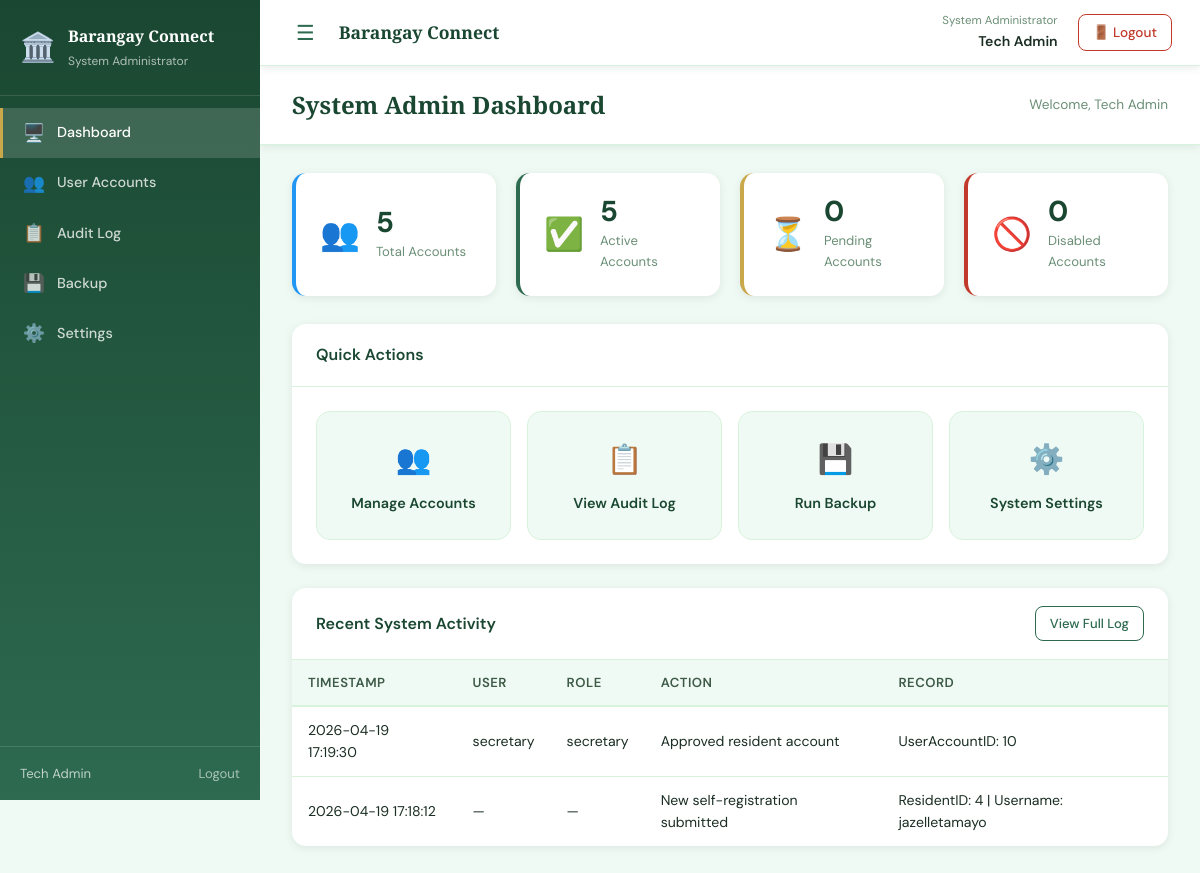
/sysadmin/dashboard.php (signed in), run on an earlier commit of the app's database.
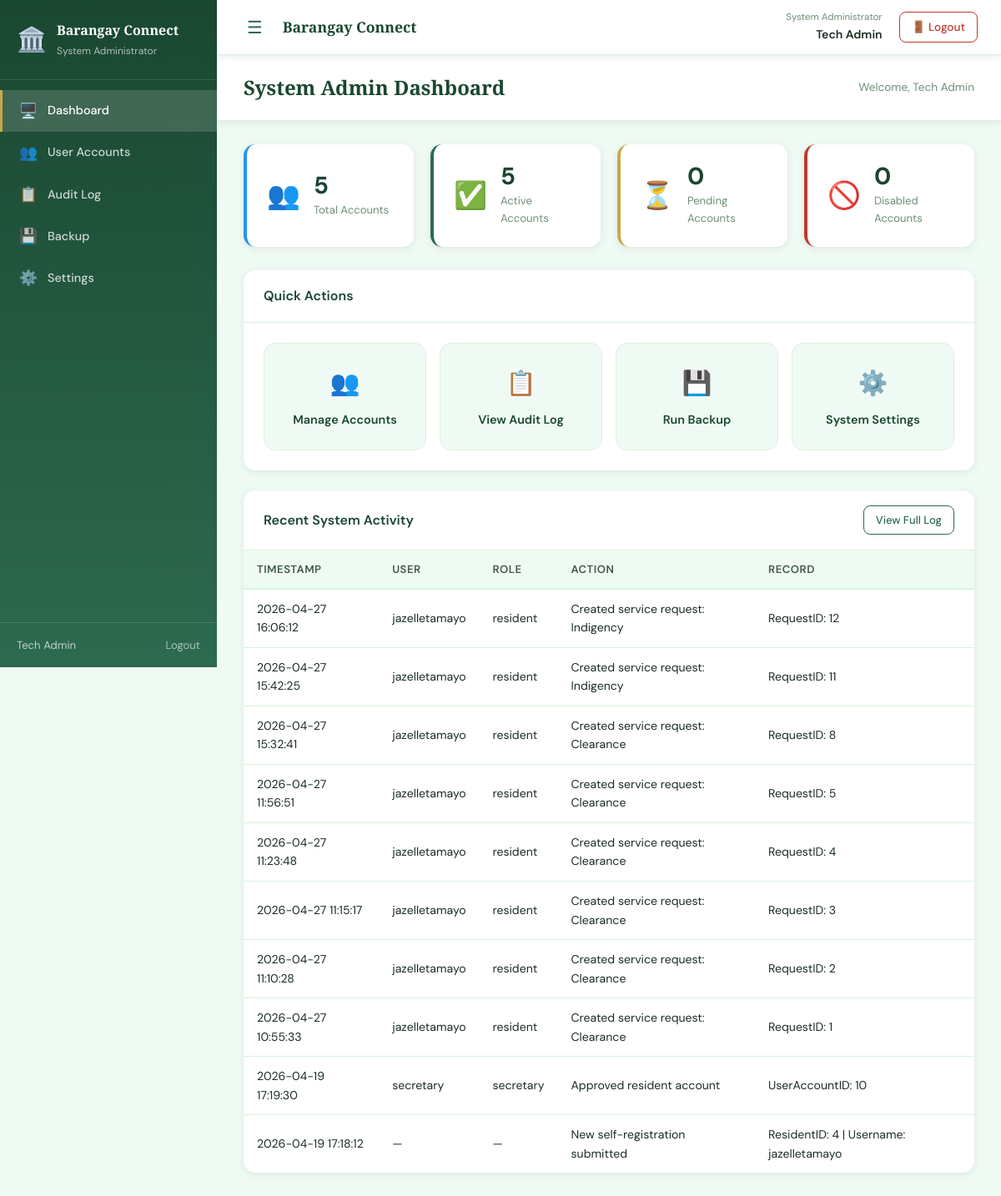
And on a later commit of the database.
### tables this page shows
CREATE TABLE `auditlog` (
  `LogID` int(11) NOT NULL,
  `UserAccountID` int(11) DEFAULT NULL,
  `Username` varchar(100) DEFAULT NULL,
  `Role` varchar(50) DEFAULT NULL,
  `Action` varchar(255) NOT NULL,
  `RecordAffected` varchar(100) DEFAULT NULL,
  `IPAddress` varchar(45) DEFAULT NULL,
  `LoggedAt` datetime DEFAULT current_timestamp()
);

CREATE TABLE `useraccount` (
  `UserAccountID` int(11) NOT NULL,
  `ResidentID` int(11) DEFAULT NULL,
  `Username` varchar(100) NOT NULL,
  `PasswordHash` varchar(255) NOT NULL,
  `Role` enum('captain','secretary','staff','sysadmin','resident') NOT NULL,
  `AccountStatus` enum('Active','Inactive','PendingVerification','Rejected') DEFAULT 'PendingVerification',
  `FullName` varchar(255) DEFAULT NULL,
  `Email` varchar(150) DEFAULT NULL,
  `VerifiedBy` int(11) DEFAULT NULL,
  `VerifiedAt` datetime DEFAULT NULL,
  `RejectionReason` text DEFAULT NULL,
  `CreatedAt` datetime DEFAULT current_timestamp(),
  `UpdatedAt` datetime DEFAULT current_timestamp() ON UPDATE current_timestamp()
);

### config/session.php (called while the page is built, shortened)
<?php
function current_user_name(): string
{
    return htmlspecialchars($_SESSION['full_name'] ?? $_SESSION['username'] ?? 'User');
}

### sysadmin/dashboard.php (the view, shortened to what this page needs)
<?php
require_once '../config/session.php';
$pdo = get_db();
$total    = $pdo->query("SELECT COUNT(*) FROM useraccount")->fetchColumn();
$pending  = $pdo->query("SELECT COUNT(*) FROM useraccount WHERE AccountStatus = 'PendingVerification'")->fetchColumn();
$disabled = $pdo->query("SELECT COUNT(*) FROM useraccount WHERE AccountStatus = 'Inactive'")->fetchColumn();
$stmt = $pdo->prepare("
    SELECT a.LoggedAt as created_at, a.Action, a.RecordAffected,
           u.Username, u.Role
    FROM auditlog a
    LEFT JOIN useraccount u ON u.UserAccountID = a.UserAccountID
    ORDER BY a.LoggedAt DESC
    LIMIT 10
");
$stmt->execute();
$activity = $stmt->fetchAll(PDO::FETCH_ASSOC);
include '../includes/header.php';
?>
<div class="app-layout">
    <?php include '../includes/sidebar.php'; ?>
    <main class="main-content">
        <?php include '../includes/navbar.php'; ?>
        <div class="page-header">
            <h1>System Admin Dashboard</h1>
            <span class="page-subtitle">Welcome, <?= current_user_name() ?></span>
        </div>
        <div class="page-body">
            <div class="stats-grid">
                <div class="stat-card stat-blue">
                    <div class="stat-icon">👥</div>
                    <div class="stat-info">
                        <span class="stat-value"><?= $total ?></span>
                        <span class="stat-label">Total Accounts</span>
                    </div>
                </div>
                <div class="stat-card stat-green">
                    <div class="stat-icon">✅</div>
                    <div class="stat-info">
                        <span class="stat-value"><?= $active ?></span>
                        <span class="stat-label">Active Accounts</span>
                    </div>
                </div>
                <div class="stat-card stat-yellow">
                    <div class="stat-icon">⏳</div>
                    <div class="stat-info">
                        <span class="stat-value"><?= $pending ?></span>
                        <span class="stat-label">Pending Accounts</span>
                    </div>
                </div>
                <div class="stat-card stat-red">
                    <div class="stat-icon">🚫</div>
                    <div class="stat-info">
                        <span class="stat-value"><?= $disabled ?></span>
                        <span class="stat-label">Disabled Accounts</span>
                    </div>
                </div>
            </div>
            <div class="card">
                <div class="card-header"><h3>Quick Actions</h3></div>
                <div class="quick-actions">
                    <a href="user_accounts.php" class="quick-action-btn"><span>👥</span><span>Manage Accounts</span></a>
                    <a href="audit_log.php"      class="quick-action-btn"><span>📋</span><span>View Audit Log</span></a>
                    <a href="backup.php"          class="quick-action-btn"><span>💾</span><span>Run Backup</span></a>
                    <a href="system_settings.php" class="quick-action-btn"><span>⚙️</span><span>System Settings</span></a>
                </div>
            </div>
            <div class="card mt-4">
                <div class="card-header">
                    <h3>Recent System Activity</h3>
                    <a href="audit_log.php" class="btn btn-secondary btn-small">View Full Log</a>
                </div>
                <table class="data-table">
                    <thead>
                        <tr>
                            <th>Timestamp</th>
                            <th>User</th>
                            <th>Role</th>
                            <th>Action</th>
                            <th>Record</th>
                        </tr>
                    </thead>
                    <tbody>
                    <?php if (empty($activity)): ?>
                        <tr><td colspan="5" class="empty-row">No recent activity.<?= " " ?></td></td>?>
                    <?php else: ?>
                        <?php foreach ($activity as $row): ?>
                        <tr>
                            <td><?= htmlspecialchars($row['created_at']) ?></td>
                            <td><?= htmlspecialchars($row['Username'] ?? '—') ?></td>
                            <td><?= htmlspecialchars($row['Role'] ?? '—') ?></td>
                            <td><?= htmlspecialchars($row['Action']) ?></td>
                            <td><?= htmlspecialchars($row['RecordAffected'] ?? '—') ?></td>
                        </tr>
                        <?php endforeach; ?>
                    <?php endif; ?>
                    </tbody>
                </table>
            </div>
        </div>
    </main>
</div>
<?php include '../includes/footer.php'; ?>

### includes/header.php (shortened to what this page needs)
<!DOCTYPE html>
<html lang="en">
<head>
    <link rel="stylesheet" href="/BARANGAY_CONNECT/assets/css/style.css" />
    <link rel="stylesheet" href="/BARANGAY_CONNECT/assets/css/dashboard.css" />
    <link rel="stylesheet" href="/BARANGAY_CONNECT/assets/css/tables.css" />
    <link rel="stylesheet" href="/BARANGAY_CONNECT/assets/css/forms.css" />
</head>
<body>

### includes/sidebar.php (shortened to what this page needs)
<?php
$role    = $_SESSION['role'] ?? '';
$current = $_SERVER['PHP_SELF'];
function nav_link(string $href, string $icon, string $label, string $current): string
{
    $active = (strpos($current, basename($href)) !== false) ? 'active' : '';
    return "
        <a href=\"$href\" class=\"nav-link $active\">
            <span class=\"nav-icon\">$icon</span>
            $label
        </a>";
}
$role_labels = [
    'captain'   => 'Barangay Captain',
    'secretary' => 'Barangay Secretary',
    'staff'     => 'Barangay Staff',
    'sysadmin'  => 'System Administrator',
    'resident'  => 'Resident',
];
?>
<aside class="sidebar">
    <div class="sidebar-brand">
        <span class="brand-icon">🏛️</span>
        <div>
            <div class="brand-name">Barangay Connect</div>
            <div class="brand-role">
                <?= htmlspecialchars($role_labels[$role] ?? 'User') ?>
            </div>
        </div>
    </div>
    <nav class="sidebar-nav">
        <?php foreach ($menus[$role] ?? [] as $item): ?>
            <?= nav_link($item['href'], $item['icon'], $item['label'], $current) ?>
        <?php endforeach; ?>
    </nav>
    <div class="sidebar-footer">
        <span><?= htmlspecialchars($_SESSION['full_name'] ?? $_SESSION['username'] ?? 'User') ?></span>
        <a href="/BARANGAY_CONNECT/public/logout.php" class="logout-link">Logout</a>
    </div>
</aside>

### includes/navbar.php
<?php
$role = $_SESSION['role'] ?? '';
$role_labels = [
    'captain'   => 'Barangay Captain',
    'secretary' => 'Barangay Secretary',
    'staff'     => 'Barangay Staff',
    'sysadmin'  => 'System Administrator',
    'resident'  => 'Resident',
];
?>
<nav class="topnav">
    <div class="topnav-left">
        <button class="sidebar-toggle" onclick="toggleSidebar()">☰</button>
        <span class="topnav-title">Barangay Connect</span>
    </div>
    <div class="topnav-right">
        <div class="topnav-user">
            <span class="topnav-role">
                <?= htmlspecialchars($role_labels[$role] ?? 'User') ?>
            </span>
            <span class="topnav-name">
                <?= htmlspecialchars($_SESSION['full_name'] ?? $_SESSION['username'] ?? 'User') ?>
            </span>
        </div>
        <a href="/BARANGAY_CONNECT/public/logout.php" class="topnav-logout">
            🚪 Logout
        </a>
    </div>
</nav>

### includes/footer.php (shortened to what this page needs)
</body>
</html>

### assets/css/style.css (style rules this page uses)
:root { --green-dark: #1a4731; --green-main: #2d6a4f; --green-mid: #40916c; --green-light: #74c69d; --green-pale: #d8f3dc; --green-bg: #f0faf4; --gold: #c9a84c; --gold-light: #f0d080; --white: #ffffff; --text-dark: #1b2e23; --text-mid: #3d5a47; --text-light: #6b8f76; --danger: #c0392b; --danger-bg: #fdecea; --warning: #d4820a; --warning-bg: #fff8ec; --success: #2d6a4f; --success-bg: #f0faf4; --shadow-sm: 0 2px 8px rgba(26, 71, 49, 0.10); --shadow-md: 0 6px 24px rgba(26, 71, 49, 0.15); --shadow-lg: 0 16px 48px rgba(26, 71, 49, 0.20); --radius: 14px; --radius-sm: 8px; --transition: 0.3s cubic-bezier(0.4, 0, 0.2, 1); }
*, *::before, *::after { box-sizing: border-box; margin: 0; padding: 0; }
html { scroll-behavior: smooth; }
body { font-family: 'DM Sans', sans-serif; font-size: 16px; color: var(--text-dark); background-color: var(--green-bg); min-height: 100vh; line-height: 1.6; }
a { text-decoration: none; color: inherit; }
button { cursor: pointer; border: none; font-family: inherit; }
.btn-secondary { display: inline-flex; align-items: center; gap: 8px; padding: 12px 28px; background: transparent; color: var(--green-main); font-size: 0.95rem; font-weight: 600; border-radius: var(--radius); border: 2px solid var(--green-main); transition: var(--transition); cursor: pointer; }
.btn { display: inline-flex; align-items: center; gap: 6px; padding: 10px 20px; border-radius: var(--radius-sm); font-weight: 500; font-size: 0.9rem; transition: var(--transition); cursor: pointer; border: none; }
.btn-small { padding: 6px 14px; font-size: 0.82rem; }
.btn.btn-secondary { background: transparent; color: var(--green-main); border: 1.5px solid var(--green-main); }
.mt-4 { margin-top: 24px; }

### assets/css/tables.css (style rules this page uses)
.data-table { width: 100%; border-collapse: collapse; font-size: 0.88rem; }
.data-table thead tr { background: var(--green-bg); border-bottom: 2px solid var(--green-pale); }
.data-table th { padding: 12px 16px; text-align: left; font-weight: 600; font-size: 0.82rem; color: var(--text-mid); text-transform: uppercase; letter-spacing: 0.5px; white-space: nowrap; }
.data-table td { padding: 12px 16px; color: var(--text-dark); border-bottom: 1px solid var(--green-pale); vertical-align: middle; }
.data-table tbody tr { transition: var(--transition); }
.data-table tbody tr:last-child td { border-bottom: none; }

What changed in the data, as far as the page shows it:
added auditlog: LoggedAt "2026-04-27 16:06:12", UserAccountID.Username "jazelletamayo", UserAccountID.Role "resident", Action "Created service request: Indigency", RecordAffected "RequestID: 12"
added auditlog: LoggedAt "2026-04-27 15:42:25", UserAccountID.Username "jazelletamayo", UserAccountID.Role "resident", Action "Created service request: Indigency", RecordAffected "RequestID: 11"
added auditlog: LoggedAt "2026-04-27 15:32:41", UserAccountID.Username "jazelletamayo", UserAccountID.Role "resident", Action "Created service request: Clearance", RecordAffected "RequestID: 8"
added auditlog: LoggedAt "2026-04-27 11:56:51", UserAccountID.Username "jazelletamayo", UserAccountID.Role "resident", Action "Created service request: Clearance", RecordAffected "RequestID: 5"
added auditlog: LoggedAt "2026-04-27 11:23:48", UserAccountID.Username "jazelletamayo", UserAccountID.Role "resident", Action "Created service request: Clearance", RecordAffected "RequestID: 4"
added auditlog: LoggedAt "2026-04-27 11:15:17", UserAccountID.Username "jazelletamayo", UserAccountID.Role "resident", Action "Created service request: Clearance", RecordAffected "RequestID: 3"
added auditlog: LoggedAt "2026-04-27 11:10:28", UserAccountID.Username "jazelletamayo", UserAccountID.Role "resident", Action "Created service request: Clearance", RecordAffected "RequestID: 2"
added auditlog: LoggedAt "2026-04-27 10:55:33", UserAccountID.Username "jazelletamayo", UserAccountID.Role "resident", Action "Created service request: Clearance", RecordAffected "RequestID: 1"
